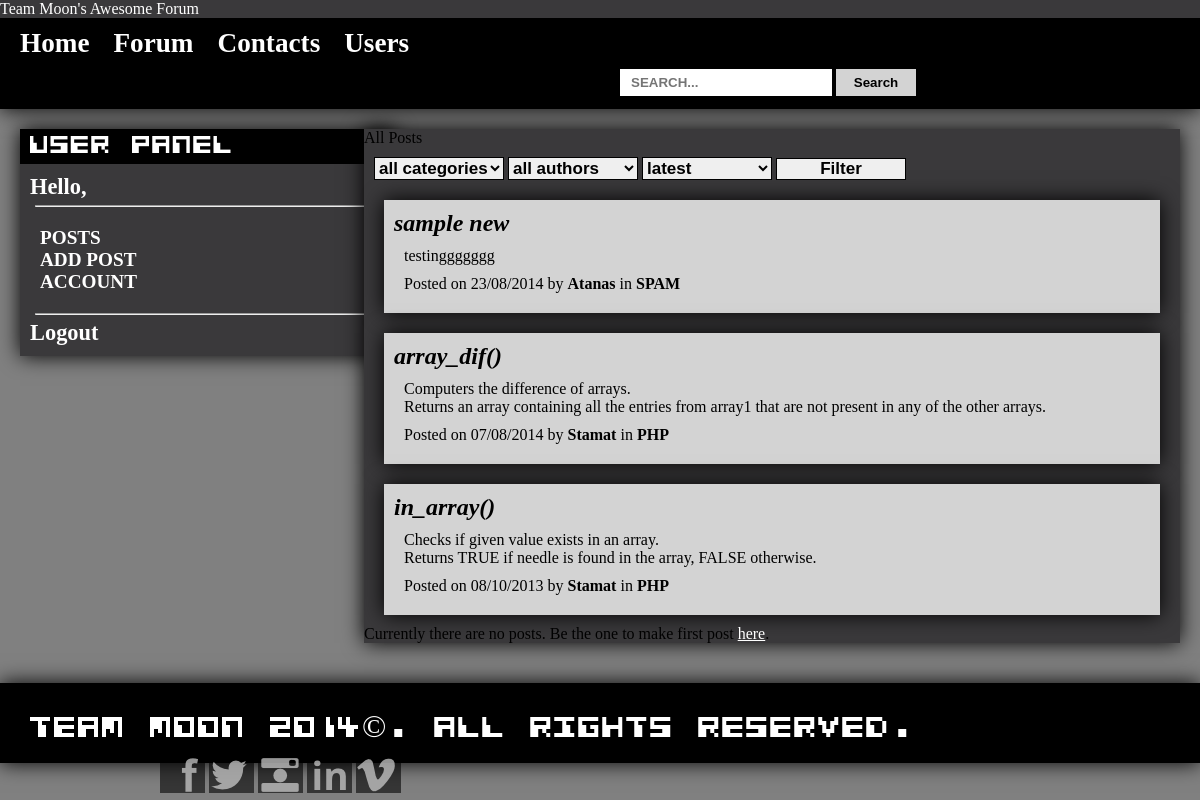
Screenshot of /test-theme/posts.php with the database file from the repository.
### tables this page shows
CREATE TABLE IF NOT EXISTS `messages` (
  `message_id` int(11) NOT NULL AUTO_INCREMENT,
  `category_id` int(11) NOT NULL,
  `author_id` int(11) NOT NULL,
  `date_published` datetime NOT NULL,
  `title` varchar(50) NOT NULL,
  `body` varchar(250) NOT NULL,
  `tags` varchar(250) NOT NULL,
  `views_count` int(11) NOT NULL,
  PRIMARY KEY (`message_id`)
);

CREATE TABLE IF NOT EXISTS `users` (
  `user_id` int(11) NOT NULL AUTO_INCREMENT,
  `name` varchar(50) NOT NULL,
  `passwd` varchar(255) NOT NULL,
  `activity` varchar(50) NOT NULL DEFAULT '0',
  `access_lvl` tinyint(4) NOT NULL DEFAULT '1',
  PRIMARY KEY (`user_id`),
  UNIQUE KEY `name` (`name`)
);

CREATE TABLE IF NOT EXISTS `categories` (
  `category_id` int(11) NOT NULL AUTO_INCREMENT,
  `category_name` varchar(50) NOT NULL,
  PRIMARY KEY (`category_id`),
  UNIQUE KEY `category_name` (`category_name`)
);

### includes/functions.php (called while the page is built, shortened)
<?php
function existLoggedUser() {
    if (isset($_SESSION['isLogged']) && $_SESSION['isLogged'] == true) {
        return true;
    } else {
        return false;
    }
}

### test-theme/posts.php (the view, shortened to what this page needs)
<?php
require '../includes/functions.php';
require 'header.php';
?>
<div id="asides">
			<aside>
				<?php if (!existLoggedUser()) { ?>
                    <header>User Panel</header>
                    <div id="hello-user">
                        <p>Hello, <?php echo $username . ' ' ?></p>
                        <hr>
                	<ul>
                	               	<li><a href="">POSTS</a></li>
                	               	<li><a href="add-post.php">ADD POST</a></li>
                	               	<li><a href="">ACCOUNT</a></li>
					</ul>
					<hr>
					<a href="processing/logout.php">Logout</a>
                    </div>
                <?php } ?>
            </aside>
</div>
<main id="posts-main">
	<header>All Posts</header>
		<div id="filter-form">
	    <form method="POST" action="processing/manage-filter.php" role="form">
	        <select name="category">
	            <option value="all">all categories</option>
	        </select>
	        <select name="author">
	            <option value="all">all authors</option>
	        </select>
	        <select name="sort">
	            <option value="desc">latest</option>
	        </select>
	        <input type="submit" value="Filter" name="filter" />
	    </form>
	</div>
<?php
$filterForPagination = '';
if ((isset($_GET['sort']) && $_GET['sort'] == 'asc')) {
    $orderBy = "ORDER BY msg.date_published ASC";
    $filterForPagination .= '&sort=' . $_GET['sort'];
} else if (isset($_GET['sort']) && $_GET['sort'] == 'desc') {
    $orderBy = "ORDER BY msg.date_published DESC";
    $filterForPagination .= '&sort=' . $_GET['sort'];
} else {
    $orderBy = "ORDER BY msg.date_published DESC";
}
$finalFilter = '';
if (isset($_GET['page'])) {
    $page = (int) $_GET['page'];
} else {
    $page = 1;
}
$ofset = ($page * POSTS_PER_PAGE) - POSTS_PER_PAGE;
$sql = "
    SELECT *
    FROM `messages` AS msg
    LEFT JOIN `categories` AS cat
    ON msg.category_id = cat.category_id
    LEFT JOIN `users` AS usr
    ON msg.author_id = usr.user_id
    " . $finalFilter . "
    " . $orderBy . "
    LIMIT " . $ofset . ", " . POSTS_PER_PAGE . "
";
$query = mysqli_query($connection, $sql);
$countFilteredPosts = $query->num_rows;
$sqlWithoutLimit = "
    SELECT *
    FROM `messages` AS msg
    LEFT JOIN `categories` AS cat
    ON msg.category_id = cat.category_id
    LEFT JOIN `users` AS usr
    ON msg.author_id = usr.user_id
    " . $finalFilter . "
";
$queryWithoutLimit = mysqli_query($connection, $sqlWithoutLimit);
$countFilteredPostsWithoutLimit = $queryWithoutLimit->num_rows;
?>
<?php while ($row = $query->fetch_assoc()) { ?>
    <?php
    $messageId = $row['message_id'];
    $categoryId = $row['category_id'];
    $categoryName = $row['category_name'];
    $authorId = $row['author_id'];
    $authorName = $row['name'];
    $datePublished = date('d/m/Y', strtotime($row['date_published']));
    $title = $row['title'];
    $body = nl2br($row['body']);
    ?>
    <article class="post">
        <header class="post-header">
            <a href="post.php?id=<?php echo $messageId; ?>"><?php echo $title; ?></a>
        </header>
        <div class="post-body">
            <p><?php echo $body; ?></p>
        </div>
        <footer class="post-footer">
            Posted on <?php echo $datePublished; ?> by
            <a href="posts.php?author=<?php echo $authorId; ?>" title="Posts by <?php echo $authorName; ?>"><?php echo $authorName; ?></a>
            in <a href="posts.php?cat=<?php echo $categoryId; ?>" title="View all posts in <?php echo $categoryName; ?>"><?php echo $categoryName; ?></a>
        </footer>
    </article>
<?php } ?>
<?php if ($countAllPosts == 0) { ?>
    <div class="no-posts">
        Currently there are no posts. Be the one to make first post
        <a title="Add Post" href="add-post.php">here</a>.
    </div>
<?php } else if ($countAllPosts > 0 && $countFilteredPosts == 0) { ?>
    <div class="no-posts">
        There are no posts for your filter criterion.
    </div>
<?php } else if ($countFilteredPostsWithoutLimit > POSTS_PER_PAGE) {
     require 'includes/pagination.php';
} ?>
</main>
<?php
require 'footer.php';
?>

### css/styles.css (style rules this page uses)
* { padding: 0; margin: 0; }
body { font-family: "Calibri"; background-color: grey; }
#wrapper > #asides { float: left; margin-left: 10px; width: 250px; }
#wrapper > #asides > aside { background-color: #3A393B; width: 150%; margin: 10px; margin-top: 20px; box-shadow: 0px 0px 20px black; }
#wrapper > #asides > aside hr { margin: 5px; }
#wrapper > #asides > aside > header { background-color: black; color: white; font-family: alien; font-size: 1.7em; text-align: left; margin-top: 20px; padding: 5px; padding-left: 10px; }
#wrapper > #asides > aside > #hello-user { padding: 10px; }
#wrapper > #asides > aside > #hello-user > p { color: white; font-size: 1.4em; font-weight: bold; margin-bottom: 5px; }
#wrapper > #asides > aside > #hello-user > a { color: white; text-decoration: none; font-weight: bold; font-size: 1.4em; }
#wrapper > #asides > aside > #hello-user > ul { list-style-type: none; margin-top: 20px; margin-left: 10px; margin-bottom: 20px; }
#wrapper > #asides > aside > #hello-user > ul > li > a { color: white; text-decoration: none; font-weight: bold; font-size: 1.2em; display: inline-block; }
.post-header a { text-decoration: none; color: white; font-size: 1.5em; font-style: italic; }
#posts-main { background-color: #3A393B; margin: 20px; box-shadow: 0px 0px 20px; width: 68%; float: right; }
#posts-main > #filter-form { margin: 10px; }
#posts-main > #filter-form > form > select { width: 130px; border: 1px solid black; font-size: 17px; font-weight: bold; }
#posts-main > #filter-form > form > input[type="submit"] { width: 130px; border: 1px solid black; font-size: 17px; font-weight: bold; }
#posts-main > article.post { margin: 20px; background-color: lightgrey; margin-bottom: 10px; box-shadow: 0px 0px 20px; padding: 10px; }
#posts-main > article a { text-decoration: none; color: black; font-weight: bold; }
#posts-main > article > .post-header { margin-bottom: 10px; }
#posts-main > article > .post-body { margin: 10px; }
#posts-main > article > header > a { text-decoration: none; color: black; font-weight: bold; font-size: 1.5em; }
#posts-main > article > footer { margin-top: 0px; background-color: lightgrey; box-shadow: none; margin: 10px; }
table th, td, a { color: #FFF; }

### rows the page displays
messages: title "sample new", body "testinggggggg", date_published "23/08/2014", author.name "Atanas", category.category_name "SPAM"
messages: title "array_dif()", body "Computers the difference of arrays. Returns an array containing all the entries from array1 that are not present in any of the other arrays.", date_published "07/08/2014", author.name "Stamat", category.category_name "PHP"
messages: title "in_array()", body "Checks if given value exists in an array. Returns TRUE if needle is found in the array, FALSE otherwise.", date_published "08/10/2013", author.name "Stamat", category.category_name "PHP"
